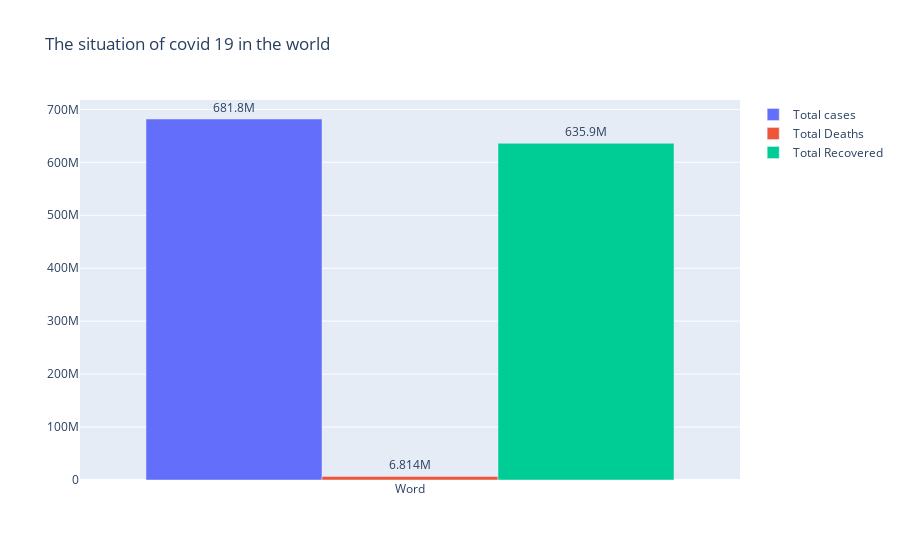

The cell this chart's notebook holds for it:
### Code cell
fig=go.Figure(data=[
      go.Bar(name='Total cases',x=dz.index,y=dz['Total Cases'],text=dz['Total Cases']),
      go.Bar(name='Total Deaths',x=dz.index,y=dz['Total Deaths'],text=dz['Total Deaths']),
      go.Bar(name='Total Recovered',x=dz.index,y=dz['Total Recovered'],text=dz['Total Recovered'])
   ])
fig.update_traces(texttemplate='%{text:.4s}', textposition='outside')
fig.update_layout(title='The situation of covid 19 in the world')
fig.show()

### Figure 1 — Plotly figure (JSON) as saved in the notebook; plotly's stock layout.template omitted (floating-point values rounded to 4 significant figures)
{"data": [{"name": "Total cases", "text": [681822504], "textposition": "outside", "texttemplate": "%{text:.4s}", "type": "bar", "x": ["Word"], "y": [681822504]}, {"name": "Total Deaths", "text": [6813655], "textposition": "outside", "texttemplate": "%{text:.4s}", "type": "bar", "x": ["Word"], "y": [6813655]}, {"name": "Total Recovered", "text": [635936151], "textposition": "outside", "texttemplate": "%{text:.4s}", "type": "bar", "x": ["Word"], "y": [635936151]}], "layout": {"title": {"text": "The situation of covid 19 in the world"}}}
